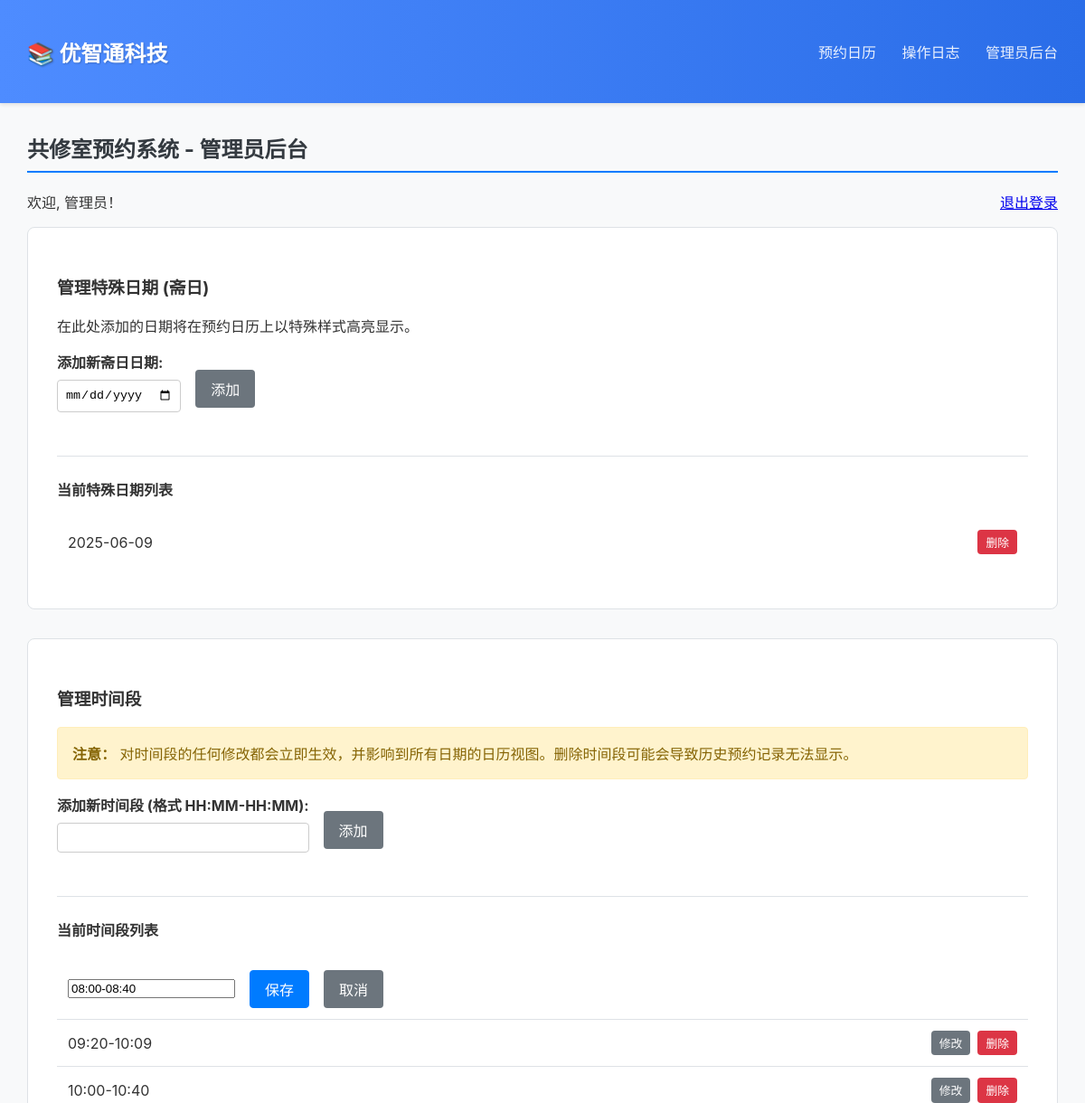
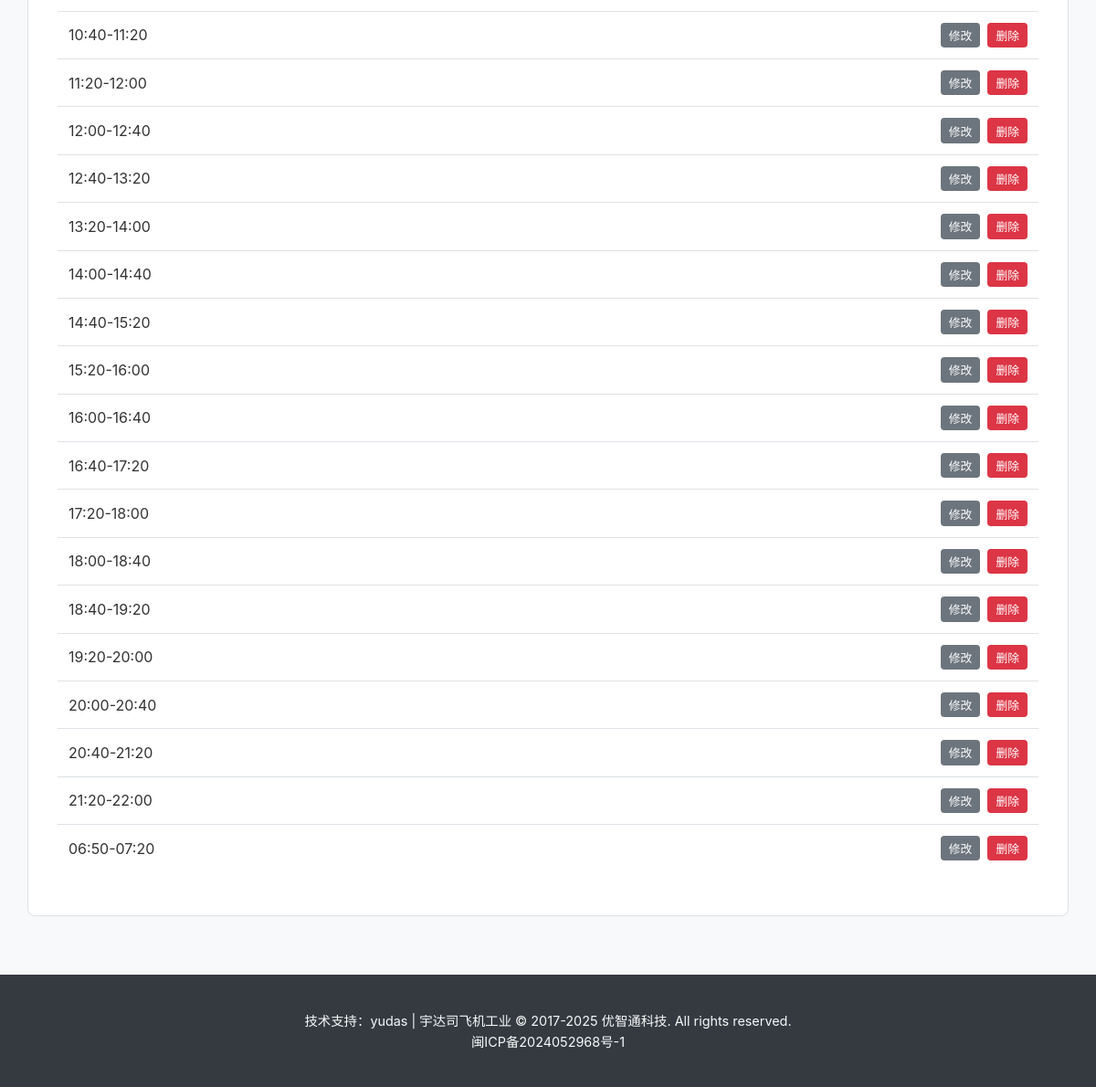
/admin?edit_slot=08:00-08:40 (signed in), run on the app's committed database (2 pictures, top to bottom).
### app.py (models this page shows)
    class SpecialDate(sql_alchemy_db.Model): date_str = sql_alchemy_db.Column(sql_alchemy_db.String(20),
                                                                              primary_key=True)

    class TimeSlot(sql_alchemy_db.Model): id = sql_alchemy_db.Column(sql_alchemy_db.Integer,
                                                                     primary_key=True); slot_value = sql_alchemy_db.Column(
        sql_alchemy_db.String(50), unique=True, nullable=False); order = sql_alchemy_db.Column(sql_alchemy_db.Integer)

### app.py (the view, shortened to what this page needs)
@app.route('/admin', methods=['GET', 'POST'])
@check_db_connection
@admin_required
def admin():
    slot_to_edit = request.args.get('edit_slot')
    special_dates = sorted(list(db.smembers('special_dates') or set())) if db_is_redis else sorted(
        [d.date_str for d in SpecialDate.query.all()])
    time_slots = get_time_slots()
    return render_template('admin.html', special_dates=special_dates, time_slots=time_slots, special_date_name="斋日",
                           slot_to_edit=slot_to_edit)

### app.py (called while the page is built)
def get_time_slots():
    if db_is_redis:
        return db.lrange(TIME_SLOTS_KEY, 0, -1)
    else:
        return [s.slot_value for s in TimeSlot.query.order_by(TimeSlot.order).all()]

def check_db_connection(f):
    @wraps(f)
    def decorated_function(*args, **kwargs):
        db_handle = db if db_is_redis else db.session
        if db_handle is None: return "数据库连接失败，请检查服务器配置或环境变量。", 503
        return f(*args, **kwargs)
    return decorated_function

def admin_required(f):
    @wraps(f)
    def decorated_function(*args, **kwargs):
        if not session.get('is_admin'): return redirect(url_for('admin_login'))
        return f(*args, **kwargs)
    return decorated_function

### templates/admin.html (shortened to what this page needs)
{% extends "base.html" %}
{% block content %}
<h2>共修室预约系统 - 管理员后台</h2>
{% if login_required %}
    <div class="admin-login">
        <h3>管理员登录</h3>
        <form method="post" action="{{ url_for('admin_login') }}">
            <div class="form-group">
                <label for="password">密码:</label>
                <input type="password" id="password" name="password" required>
            </div>
            {% if error %}
                <p class="error-message">{{ error }}</p>
            {% endif %}
            <button type="submit" class="button-primary">登录</button>
        </form>
    </div>
{% else %}
    <p>欢迎, 管理员！<a href="{{ url_for('admin_logout') }}" style="float:right;">退出登录</a></p>
    <div class="admin-section">
        <h3>管理特殊日期 ({{ special_date_name }})</h3>
        <p>在此处添加的日期将在预约日历上以特殊样式高亮显示。</p>
        <form method="post" class="inline-form">
            <div class="form-group">
                <label for="add_date">添加新{{ special_date_name }}日期:</label>
                <input type="date" id="add_date" name="add_date" required>
            </div>
            <button type="submit" name="add_date_submit" class="button">添加</button>
        </form>
        <h4>当前特殊日期列表</h4>
        {% if special_dates %}
        <ul class="item-list">
            {% for s_date in special_dates %}
            <li>
                <span>{{ s_date }}</span>
                <form method="post">
                    <button type="submit" class="button-danger-small">删除</button>
                </form>
            </li>
            {% endfor %}
        </ul>
        {% else %}
        <p>当前没有设置任何特殊日期。</p>
        {% endif %}
    </div>
    <div class="admin-section">
        <h3>管理时间段</h3>
        <p class="notice"><strong>注意：</strong> 对时间段的任何修改都会立即生效，并影响到所有日期的日历视图。删除时间段可能会导致历史预约记录无法显示。</p>
        <form method="post" class="inline-form">
            <div class="form-group">
                <label for="add_timeslot_value">添加新时间段 (格式 HH:MM-HH:MM):</label>
                <input type="text" id="add_timeslot_value" name="add_timeslot_value" pattern="([01]?[0-9]|2[0-3]):[0-5][0-9]-([01]?[0-9]|2[0-3]):[0-5][0-9]" required>
            </div>
            <button type="submit" name="add_timeslot" class="button">添加</button>
        </form>
        <h4>当前时间段列表</h4>
        <ul class="item-list">
            {% for slot in time_slots %}
            <li>
                {% if slot == slot_to_edit %}
                    <form method="post" class="inline-form">
                        <input type="text" name="edit_timeslot_new" value="{{ slot }}" pattern="([01]?[0-9]|2[0-3]):[0-5][0-9]-([01]?[0-9]|2[0-3]):[0-5][0-9]" required>
                        <button type="submit" class="button-primary">保存</button>
                        <a href="{{ url_for('admin') }}" class="button">取消</a>
                    </form>
                {% else %}
                    <span>{{ slot }}</span>
                    <div class="item-actions">
                        <a href="{{ url_for('admin', edit_slot=slot) }}" class="button-small">修改</a>
                        <form method="post" class="inline-form js-delete-confirm-form">
                            <button type="submit" class="button-danger-small">删除</button>
                        </form>
                    </div>
                {% endif %}
            </li>
            {% endfor %}
        </ul>
    </div>
{% endif %}
{% endblock %}

### static/css/style.css (style rules this page uses)
:root { --primary-color: #007bff; --primary-hover-color: #0056b3; --danger-color: #dc3545; --danger-hover-color: #c82333; --special-date-bg: #fff3cd; --border-color: #dee2e6; --background-color: #f8f9fa; --text-color: #333; --header-bg: #ffffff; --footer-bg: #343a40; --footer-text: #f8f9fa; --font-family: -apple-system, BlinkMacSystemFont, "Segoe UI", Roboto, "Helvetica Neue", Arial, sans-serif; }
body { font-family: var(--font-family); margin: 0; background-color: var(--background-color); color: var(--text-color); display: flex; flex-direction: column; min-height: 100vh; }
h2 { color: #343a40; border-bottom: 2px solid #007bff; padding-bottom: 0.5rem; margin-top: 0; }
.item-list { list-style: none; padding: 0; }
.item-list li { display: flex; justify-content: space-between; align-items: center; padding: 0.75rem; border-bottom: 1px solid var(--border-color); }
.item-list li:last-child { border-bottom: none; }
.item-actions { display: flex; gap: 0.5rem; }
.button, .button-primary, .button-danger, .button-danger-small, .button-small { display: inline-block; padding: 0.5rem 1rem; border: 1px solid transparent; border-radius: 0.25rem; text-decoration: none; cursor: pointer; font-size: 1rem; transition: all 0.2s ease-in-out; text-align: center; background-color: #6c757d; color: white; }
.button-primary { background-color: var(--primary-color); border-color: var(--primary-color); }
.button-danger-small { padding: 0.2rem 0.5rem; font-size: 0.8rem; background-color: var(--danger-color); }
.button-small { padding: 0.2rem 0.5rem; font-size: 0.8rem; }
.form-group { margin-bottom: 1rem; }
.form-group label { display: block; margin-bottom: 0.5rem; font-weight: bold; }
.form-group input[type="text"], .form-group input[type="password"], .form-group input[type="date"] { width: 100%; padding: 0.5rem; border: 1px solid #ccc; border-radius: 4px; box-sizing: border-box; }
.inline-form { display: flex; gap: 1rem; align-items: center; margin: 0; }
.admin-login, .admin-section { background: white; padding: 2rem; border-radius: 8px; margin-bottom: 2rem; border: 1px solid var(--border-color); }
.admin-section h4 { margin-top: 2rem; border-top: 1px solid var(--border-color); padding-top: 1.5rem; }
.notice { background-color: #fff3cd; border: 1px solid #ffeeba; color: #856404; padding: 1rem; border-radius: 4px; }

### data on the page
SpecialDate: date_str "2025-06-09"
TimeSlot: edit_timeslot_new "08:00-08:40"
TimeSlot: slot_value "09:20-10:09"
TimeSlot: slot_value "10:00-10:40"
TimeSlot: slot_value "10:40-11:20"
TimeSlot: slot_value "11:20-12:00"
TimeSlot: slot_value "12:00-12:40"
TimeSlot: slot_value "12:40-13:20"
TimeSlot: slot_value "13:20-14:00"
TimeSlot: slot_value "14:00-14:40"
TimeSlot: slot_value "14:40-15:20"
TimeSlot: slot_value "15:20-16:00"
TimeSlot: slot_value "16:00-16:40"
TimeSlot: slot_value "16:40-17:20"
TimeSlot: slot_value "17:20-18:00"
TimeSlot: slot_value "18:00-18:40"
TimeSlot: slot_value "18:40-19:20"
TimeSlot: slot_value "19:20-20:00"
TimeSlot: slot_value "20:00-20:40"
TimeSlot: slot_value "20:40-21:20"
TimeSlot: slot_value "21:20-22:00"
TimeSlot: slot_value "06:50-07:20"

### other printed values
{{ special_date_name }} "斋日"
